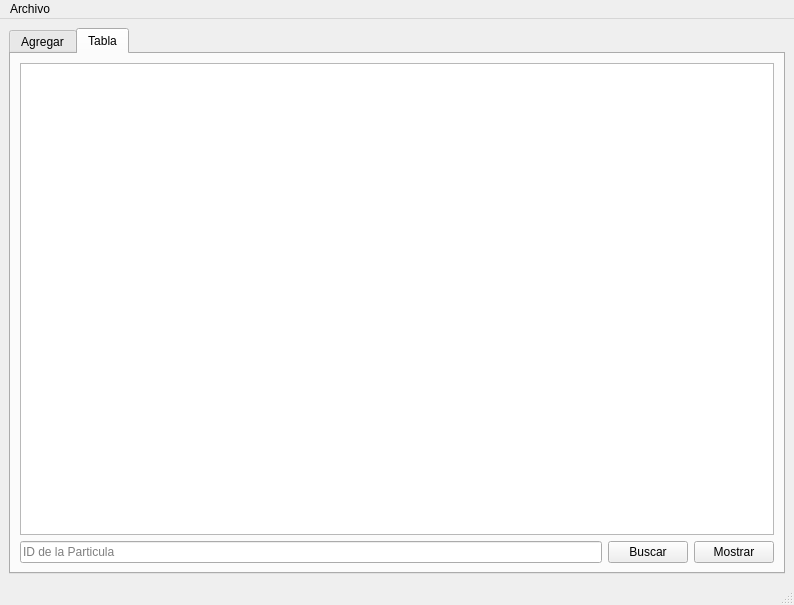
<?xml version="1.0" encoding="UTF-8"?>
<ui version="4.0">
 <class>MainWindow</class>
 <widget class="QMainWindow" name="MainWindow">
  <property name="geometry">
   <rect>
    <x>0</x>
    <y>0</y>
    <width>794</width>
    <height>605</height>
   </rect>
  </property>
  <property name="font">
   <font>
    <family>MS Sans Serif</family>
   </font>
  </property>
  <property name="windowTitle">
   <string>MainWindow</string>
  </property>
  <widget class="QWidget" name="centralwidget">
   <layout class="QVBoxLayout" name="verticalLayout">
    <item>
     <widget class="QTabWidget" name="tabWidget">
      <property name="currentIndex">
       <number>1</number>
      </property>
      <widget class="QWidget" name="tab">
       <attribute name="title">
        <string>Agregar</string>
       </attribute>
       <widget class="QGroupBox" name="groupBox">
        <property name="geometry">
         <rect>
          <x>10</x>
          <y>20</y>
          <width>751</width>
          <height>500</height>
         </rect>
        </property>
        <property name="title">
         <string>Particula</string>
        </property>
        <widget class="QSpinBox" name="ID">
         <property name="geometry">
          <rect>
           <x>40</x>
           <y>30</y>
           <width>141</width>
           <height>22</height>
          </rect>
         </property>
         <property name="accelerated">
          <bool>false</bool>
         </property>
         <property name="maximum">
          <number>10000000</number>
         </property>
        </widget>
        <widget class="QSpinBox" name="Velocidad">
         <property name="geometry">
          <rect>
           <x>240</x>
           <y>230</y>
           <width>111</width>
           <height>31</height>
          </rect>
         </property>
         <property name="maximum">
          <number>1000000</number>
         </property>
        </widget>
        <widget class="QGroupBox" name="groupBox_2">
         <property name="geometry">
          <rect>
           <x>20</x>
           <y>230</y>
           <width>151</width>
           <height>258</height>
          </rect>
         </property>
         <property name="title">
          <string>Color(RVA)</string>
         </property>
         <widget class="QScrollBar" name="Verde">
          <property name="geometry">
           <rect>
            <x>90</x>
            <y>20</y>
            <width>17</width>
            <height>191</height>
           </rect>
          </property>
          <property name="maximum">
           <number>255</number>
          </property>
          <property name="orientation">
           <enum>Qt::Vertical</enum>
          </property>
         </widget>
         <widget class="QScrollBar" name="Azul">
          <property name="geometry">
           <rect>
            <x>50</x>
            <y>20</y>
            <width>17</width>
            <height>191</height>
           </rect>
          </property>
          <property name="maximum">
           <number>255</number>
          </property>
          <property name="orientation">
           <enum>Qt::Vertical</enum>
          </property>
         </widget>
         <widget class="QLabel" name="label">
          <property name="geometry">
           <rect>
            <x>10</x>
            <y>220</y>
            <width>31</width>
            <height>16</height>
           </rect>
          </property>
          <property name="text">
           <string>Rojo</string>
          </property>
         </widget>
         <widget class="QLabel" name="label_2">
          <property name="geometry">
           <rect>
            <x>90</x>
            <y>220</y>
            <width>41</width>
            <height>16</height>
           </rect>
          </property>
          <property name="text">
           <string>Verde</string>
          </property>
         </widget>
         <widget class="QLabel" name="label_3">
          <property name="geometry">
           <rect>
            <x>50</x>
            <y>220</y>
            <width>31</width>
            <height>16</height>
           </rect>
          </property>
          <property name="text">
           <string>Azul</string>
          </property>
         </widget>
         <widget class="QScrollBar" name="Rojo">
          <property name="geometry">
           <rect>
            <x>10</x>
            <y>23</y>
            <width>17</width>
            <height>191</height>
           </rect>
          </property>
          <property name="maximum">
           <number>255</number>
          </property>
          <property name="orientation">
           <enum>Qt::Vertical</enum>
          </property>
         </widget>
        </widget>
        <widget class="QLabel" name="label_4">
         <property name="geometry">
          <rect>
           <x>20</x>
           <y>30</y>
           <width>47</width>
           <height>20</height>
          </rect>
         </property>
         <property name="text">
          <string>ID</string>
         </property>
        </widget>
        <widget class="QGroupBox" name="groupBox_3">
         <property name="geometry">
          <rect>
           <x>10</x>
           <y>60</y>
           <width>361</width>
           <height>71</height>
          </rect>
         </property>
         <property name="title">
          <string>Origen</string>
         </property>
         <widget class="QLabel" name="label_5">
          <property name="geometry">
           <rect>
            <x>10</x>
            <y>20</y>
            <width>20</width>
            <height>20</height>
           </rect>
          </property>
          <property name="text">
           <string>X</string>
          </property>
         </widget>
         <widget class="QScrollBar" name="OrigenX">
          <property name="geometry">
           <rect>
            <x>30</x>
            <y>20</y>
            <width>321</width>
            <height>16</height>
           </rect>
          </property>
          <property name="maximum">
           <number>500</number>
          </property>
          <property name="orientation">
           <enum>Qt::Horizontal</enum>
          </property>
         </widget>
         <widget class="QLabel" name="label_6">
          <property name="geometry">
           <rect>
            <x>10</x>
            <y>50</y>
            <width>16</width>
            <height>16</height>
           </rect>
          </property>
          <property name="text">
           <string>Y</string>
          </property>
         </widget>
         <widget class="QScrollBar" name="OrigenY">
          <property name="geometry">
           <rect>
            <x>30</x>
            <y>50</y>
            <width>321</width>
            <height>16</height>
           </rect>
          </property>
          <property name="maximum">
           <number>500</number>
          </property>
          <property name="orientation">
           <enum>Qt::Horizontal</enum>
          </property>
         </widget>
        </widget>
        <widget class="QGroupBox" name="groupBox_4">
         <property name="geometry">
          <rect>
           <x>10</x>
           <y>140</y>
           <width>361</width>
           <height>80</height>
          </rect>
         </property>
         <property name="title">
          <string>Destino</string>
         </property>
         <widget class="QScrollBar" name="DestinoX">
          <property name="geometry">
           <rect>
            <x>30</x>
            <y>30</y>
            <width>321</width>
            <height>16</height>
           </rect>
          </property>
          <property name="maximum">
           <number>500</number>
          </property>
          <property name="orientation">
           <enum>Qt::Horizontal</enum>
          </property>
         </widget>
         <widget class="QLabel" name="label_7">
          <property name="geometry">
           <rect>
            <x>10</x>
            <y>30</y>
            <width>20</width>
            <height>20</height>
           </rect>
          </property>
          <property name="text">
           <string>X</string>
          </property>
         </widget>
         <widget class="QLabel" name="label_8">
          <property name="geometry">
           <rect>
            <x>10</x>
            <y>50</y>
            <width>20</width>
            <height>20</height>
           </rect>
          </property>
          <property name="text">
           <string>Y</string>
          </property>
         </widget>
         <widget class="QScrollBar" name="DestinoY">
          <property name="geometry">
           <rect>
            <x>30</x>
            <y>60</y>
            <width>321</width>
            <height>16</height>
           </rect>
          </property>
          <property name="maximum">
           <number>500</number>
          </property>
          <property name="orientation">
           <enum>Qt::Horizontal</enum>
          </property>
         </widget>
        </widget>
        <widget class="QLabel" name="label_9">
         <property name="geometry">
          <rect>
           <x>170</x>
           <y>230</y>
           <width>71</width>
           <height>31</height>
          </rect>
         </property>
         <property name="text">
          <string>Velocidad</string>
         </property>
        </widget>
        <widget class="QPushButton" name="Mostrar">
         <property name="geometry">
          <rect>
           <x>200</x>
           <y>410</y>
           <width>151</width>
           <height>71</height>
          </rect>
         </property>
         <property name="text">
          <string>Mostrar</string>
         </property>
        </widget>
        <widget class="QPlainTextEdit" name="salida">
         <property name="geometry">
          <rect>
           <x>383</x>
           <y>20</y>
           <width>361</width>
           <height>471</height>
          </rect>
         </property>
        </widget>
        <widget class="QPushButton" name="Iniciocap">
         <property name="geometry">
          <rect>
           <x>200</x>
           <y>300</y>
           <width>151</width>
           <height>41</height>
          </rect>
         </property>
         <property name="text">
          <string>Capturar Inicio</string>
         </property>
        </widget>
        <widget class="QPushButton" name="finalcap">
         <property name="geometry">
          <rect>
           <x>200</x>
           <y>350</y>
           <width>151</width>
           <height>41</height>
          </rect>
         </property>
         <property name="text">
          <string>Capturar Final</string>
         </property>
        </widget>
        <widget class="QPlainTextEdit" name="NumAct">
         <property name="geometry">
          <rect>
           <x>200</x>
           <y>20</y>
           <width>171</width>
           <height>41</height>
          </rect>
         </property>
        </widget>
       </widget>
      </widget>
      <widget class="QWidget" name="tab_2">
       <attribute name="title">
        <string>Tabla</string>
       </attribute>
       <layout class="QGridLayout" name="gridLayout">
        <item row="0" column="0" colspan="3">
         <widget class="QTableWidget" name="Tabla"/>
        </item>
        <item row="1" column="0">
         <widget class="QLineEdit" name="LineadeBusqueda">
          <property name="placeholderText">
           <string>ID de la Particula</string>
          </property>
         </widget>
        </item>
        <item row="1" column="1">
         <widget class="QPushButton" name="Buscar_push">
          <property name="text">
           <string>Buscar</string>
          </property>
         </widget>
        </item>
        <item row="1" column="2">
         <widget class="QPushButton" name="Mostrartabla_push">
          <property name="text">
           <string>Mostrar</string>
          </property>
         </widget>
        </item>
       </layout>
      </widget>
     </widget>
    </item>
   </layout>
  </widget>
  <widget class="QMenuBar" name="menubar">
   <property name="geometry">
    <rect>
     <x>0</x>
     <y>0</y>
     <width>794</width>
     <height>22</height>
    </rect>
   </property>
   <widget class="QMenu" name="menuArchivos">
    <property name="title">
     <string>Archivo</string>
    </property>
    <addaction name="actionAbrir"/>
    <addaction name="actionGuardar"/>
   </widget>
   <addaction name="menuArchivos"/>
  </widget>
  <widget class="QStatusBar" name="statusbar"/>
  <action name="actionAbrir">
   <property name="text">
    <string>Accion Abrir</string>
   </property>
   <property name="shortcut">
    <string>Ctrl+O</string>
   </property>
  </action>
  <action name="actionGuardar">
   <property name="text">
    <string>Accion Guardar</string>
   </property>
   <property name="shortcut">
    <string>Ctrl+S</string>
   </property>
  </action>
 </widget>
 <resources/>
 <connections/>
</ui>
